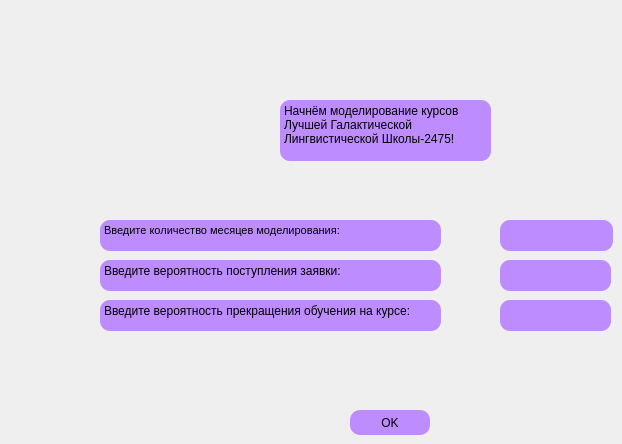
    <widget class="QWidget" name="input_m">
     <widget class="QPushButton" name="pushButton">
      <property name="geometry">
       <rect>
        <x>350</x>
        <y>410</y>
        <width>80</width>
        <height>25</height>
       </rect>
      </property>
      <property name="styleSheet">
       <string notr="true">font: 8pt &quot;JetBrains Mono&quot;;
border-width: 5px;
border-radius: 10px;
border: rgb(150,150, 150);
border-width: 1px;
background-color: rgb(189, 141, 255);
color: rgb(0, 0, 0);</string>
      </property>
      <property name="text">
       <string>OK</string>
      </property>
     </widget>
     <widget class="QTextBrowser" name="textBrowser">
      <property name="geometry">
       <rect>
        <x>100</x>
        <y>220</y>
        <width>341</width>
        <height>31</height>
       </rect>
      </property>
      <property name="styleSheet">
       <string notr="true">font: 8pt &quot;JetBrains Mono&quot;;
border-width: 5px;
border-radius: 10px;
border: rgb(150,150, 150);
border-width: 1px;
background-color: rgb(189, 141, 255);
color: rgb(0, 0, 0);</string>
      </property>
      <property name="html">
       <string>&lt;!DOCTYPE HTML PUBLIC &quot;-//W3C//DTD HTML 4.0//EN&quot; &quot;http://www.w3.org/TR/REC-html40/strict.dtd&quot;&gt;
&lt;html&gt;&lt;head&gt;&lt;meta name=&quot;qrichtext&quot; content=&quot;1&quot; /&gt;&lt;meta charset=&quot;utf-8&quot; /&gt;&lt;style type=&quot;text/css&quot;&gt;
p, li { white-space: pre-wrap; }
hr { height: 1px; border-width: 0; }
li.unchecked::marker { content: &quot;\2610&quot;; }
li.checked::marker { content: &quot;\2612&quot;; }
&lt;/style&gt;&lt;/head&gt;&lt;body style=&quot; font-family:'JetBrains Mono'; font-size:8pt; font-weight:400; font-style:normal;&quot;&gt;
&lt;p style=&quot; margin-top:0px; margin-bottom:0px; margin-left:0px; margin-right:0px; -qt-block-indent:0; text-indent:0px;&quot;&gt;Введите количество месяцев моделирования:&lt;/p&gt;&lt;/body&gt;&lt;/html&gt;</string>
      </property>
     </widget>
     <widget class="QLineEdit" name="lineEdit">
      <property name="geometry">
       <rect>
        <x>500</x>
        <y>220</y>
        <width>113</width>
        <height>31</height>
       </rect>
      </property>
      <property name="styleSheet">
       <string notr="true">font: 8pt &quot;JetBrains Mono&quot;;
border-width: 5px;
border-radius: 10px;
border: rgb(150,150, 150);
border-width: 1px;
background-color: rgb(189, 141, 255);
color: rgb(0, 0, 0);</string>
      </property>
     </widget>
     <widget class="QTextBrowser" name="textBrowser_41">
      <property name="geometry">
       <rect>
        <x>280</x>
        <y>100</y>
        <width>211</width>
        <height>61</height>
       </rect>
      </property>
      <property name="styleSheet">
       <string notr="true">border-width: 5px;
border-radius: 10px;
border: rgb(150,150, 150);
border-width: 1px;
background-color: rgb(189, 141, 255);
color: rgb(0, 0, 0);</string>
      </property>
      <property name="html">
       <string>&lt;!DOCTYPE HTML PUBLIC &quot;-//W3C//DTD HTML 4.0//EN&quot; &quot;http://www.w3.org/TR/REC-html40/strict.dtd&quot;&gt;
&lt;html&gt;&lt;head&gt;&lt;meta name=&quot;qrichtext&quot; content=&quot;1&quot; /&gt;&lt;meta charset=&quot;utf-8&quot; /&gt;&lt;style type=&quot;text/css&quot;&gt;
p, li { white-space: pre-wrap; }
hr { height: 1px; border-width: 0; }
li.unchecked::marker { content: &quot;\2610&quot;; }
li.checked::marker { content: &quot;\2612&quot;; }
&lt;/style&gt;&lt;/head&gt;&lt;body style=&quot; font-family:'JetBrains Mono'; font-size:9pt; font-weight:400; font-style:normal;&quot;&gt;
&lt;p style=&quot; margin-top:0px; margin-bottom:0px; margin-left:0px; margin-right:0px; -qt-block-indent:0; text-indent:0px;&quot;&gt;Начнём моделирование курсов Лучшей Галактической Лингвистической Школы-2475!&lt;/p&gt;&lt;/body&gt;&lt;/html&gt;</string>
      </property>
     </widget>
     <widget class="QTextBrowser" name="textBrowser_52">
      <property name="geometry">
       <rect>
        <x>100</x>
        <y>260</y>
        <width>341</width>
        <height>31</height>
       </rect>
      </property>
      <property name="styleSheet">
       <string notr="true">border-width: 5px;
border-radius: 10px;
border: rgb(150,150, 150);
border-width: 1px;
background-color: rgb(189, 141, 255);
color: rgb(0, 0, 0);</string>
      </property>
      <property name="html">
       <string>&lt;!DOCTYPE HTML PUBLIC &quot;-//W3C//DTD HTML 4.0//EN&quot; &quot;http://www.w3.org/TR/REC-html40/strict.dtd&quot;&gt;
&lt;html&gt;&lt;head&gt;&lt;meta name=&quot;qrichtext&quot; content=&quot;1&quot; /&gt;&lt;meta charset=&quot;utf-8&quot; /&gt;&lt;style type=&quot;text/css&quot;&gt;
p, li { white-space: pre-wrap; }
hr { height: 1px; border-width: 0; }
li.unchecked::marker { content: &quot;\2610&quot;; }
li.checked::marker { content: &quot;\2612&quot;; }
&lt;/style&gt;&lt;/head&gt;&lt;body style=&quot; font-family:'Segoe UI'; font-size:9pt; font-weight:400; font-style:normal;&quot;&gt;
&lt;p style=&quot; margin-top:0px; margin-bottom:0px; margin-left:0px; margin-right:0px; -qt-block-indent:0; text-indent:0px;&quot;&gt;Введите вероятность поступления заявки:&lt;/p&gt;&lt;/body&gt;&lt;/html&gt;</string>
      </property>
     </widget>
     <widget class="QTextEdit" name="textEdit">
      <property name="geometry">
       <rect>
        <x>500</x>
        <y>260</y>
        <width>111</width>
        <height>31</height>
       </rect>
      </property>
      <property name="styleSheet">
       <string notr="true">border-width: 5px;
border-radius: 10px;
border: rgb(150,150, 150);
border-width: 1px;
background-color: rgb(189, 141, 255);
color: rgb(0, 0, 0);</string>
      </property>
     </widget>
     <widget class="QTextBrowser" name="textBrowser_53">
      <property name="geometry">
       <rect>
        <x>100</x>
        <y>300</y>
        <width>341</width>
        <height>31</height>
       </rect>
      </property>
      <property name="styleSheet">
       <string notr="true">border-width: 5px;
border-radius: 10px;
border: rgb(150,150, 150);
border-width: 1px;
background-color: rgb(189, 141, 255);
color: rgb(0, 0, 0);</string>
      </property>
      <property name="html">
       <string>&lt;!DOCTYPE HTML PUBLIC &quot;-//W3C//DTD HTML 4.0//EN&quot; &quot;http://www.w3.org/TR/REC-html40/strict.dtd&quot;&gt;
&lt;html&gt;&lt;head&gt;&lt;meta name=&quot;qrichtext&quot; content=&quot;1&quot; /&gt;&lt;meta charset=&quot;utf-8&quot; /&gt;&lt;style type=&quot;text/css&quot;&gt;
p, li { white-space: pre-wrap; }
hr { height: 1px; border-width: 0; }
li.unchecked::marker { content: &quot;\2610&quot;; }
li.checked::marker { content: &quot;\2612&quot;; }
&lt;/style&gt;&lt;/head&gt;&lt;body style=&quot; font-family:'Segoe UI'; font-size:9pt; font-weight:400; font-style:normal;&quot;&gt;
&lt;p style=&quot; margin-top:0px; margin-bottom:0px; margin-left:0px; margin-right:0px; -qt-block-indent:0; text-indent:0px;&quot;&gt;Введите вероятность прекращения обучения на курсе:&lt;/p&gt;&lt;/body&gt;&lt;/html&gt;</string>
      </property>
     </widget>
     <widget class="QTextEdit" name="textEdit_2">
      <property name="geometry">
       <rect>
        <x>500</x>
        <y>300</y>
        <width>111</width>
        <height>31</height>
       </rect>
      </property>
      <property name="styleSheet">
       <string notr="true">border-width: 5px;
border-radius: 10px;
border: rgb(150,150, 150);
border-width: 1px;
background-color: rgb(189, 141, 255);
color: rgb(0, 0, 0);</string>
      </property>
     </widget>
    </widget>
